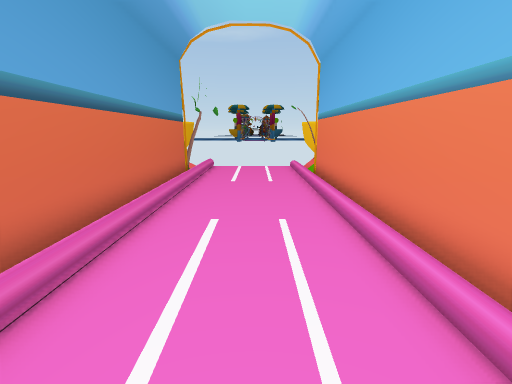
View 1 (above)

12 first-person views from a walk through a scene from a Unity 3-D project. The camera is 1.2 m above the floor, tilts 12° down and sees 85° across. The floor is counted in squares, 0.5 m on a side. Each view is taken from the middle of a square. On the plan, view 1 faces up. The plan holds only what a view shows up to about 18 squares ahead; the rest is blank. The place goes on beyond the plan. Some surface patterns are stand-ins.

View 2
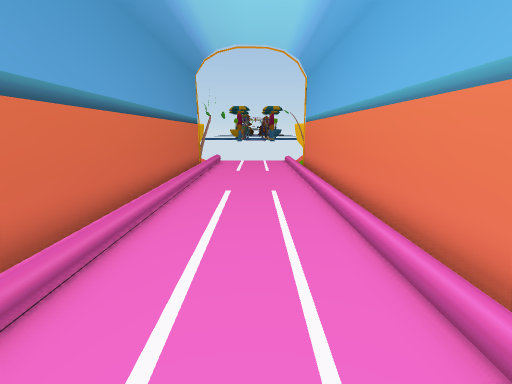

View 3
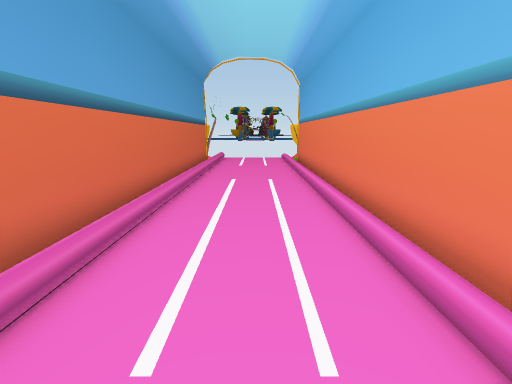

View 4
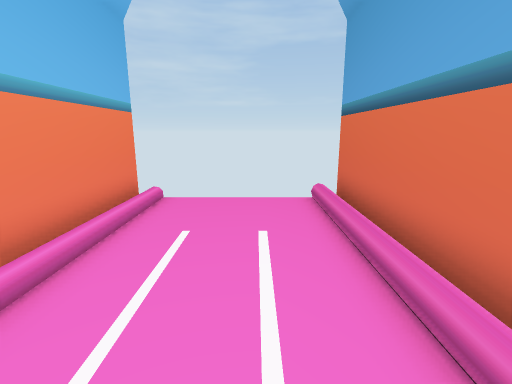

View 5
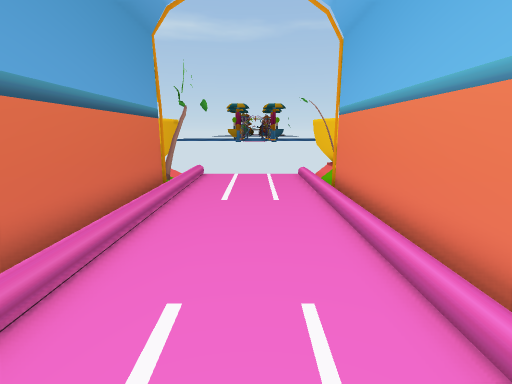

View 6
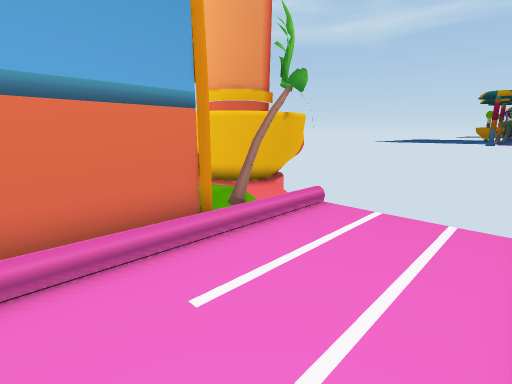

View 7
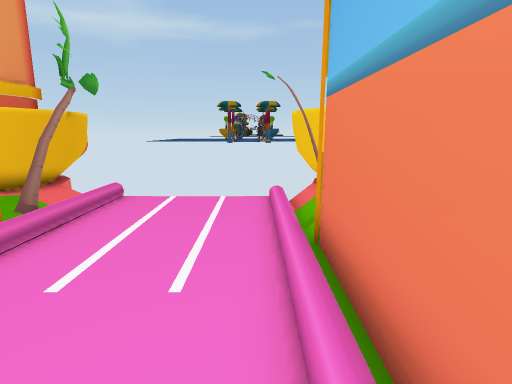

View 8
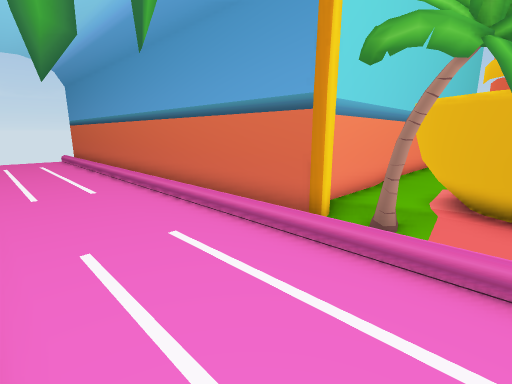

View 9
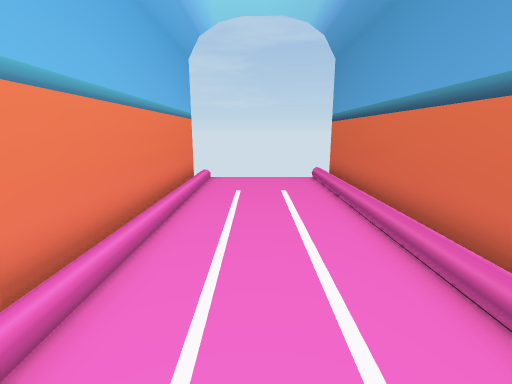

View 10
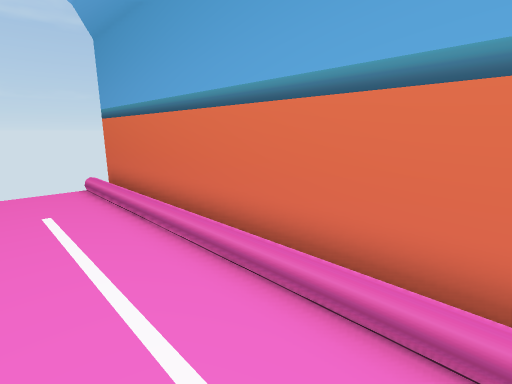

View 11
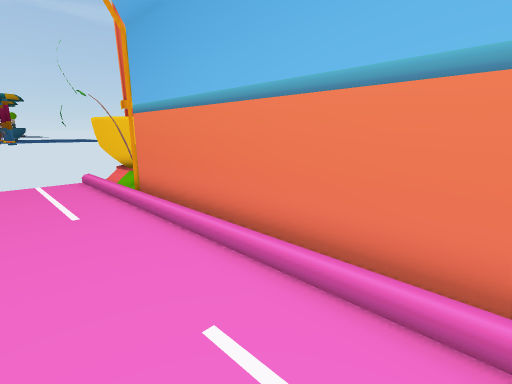

View 12
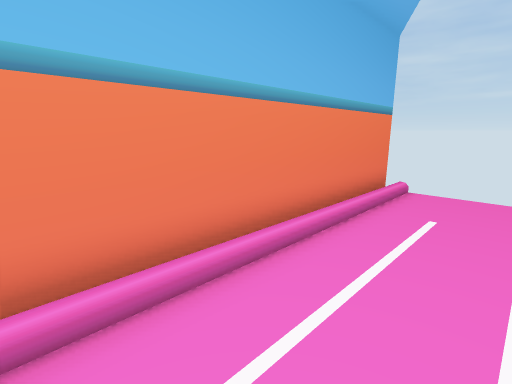

### Floor plan
Key: @ floor where view 1 was taken; # wall or solid block; . floor; / step, stairs or slope; O other object.
Columns run from 7 left of view 1 to 3 right of it. Each row starts with its distance up from view 1.
 21           #
 20    ##.....#
 19   ###....##
 18 ####/ ..#.#
 17 #OO//.....#
 16 ####/.....#
 15    #/.....#
 14    #/.....#
 13    #/.....#
 12    #/.....#
 11    #/.....#
 10    #/.....#
  9    #/.....#
  8    #/.....#
  7    #/.....#
  6    #/.....#
  5    #/.....#
  4    #/.....#
  3    #/.....#
  2    #/.....#
  1    #/.....#
  0    #/..@..#
 -1    #/.....#
 -2    #/.....#
 -3    #/.....#
 -4    #/.....#
 -5    #/.....#
 -6    #/.....#
 -7    #/.....#
 -8    #/.....#

Where each view was taken, in squares from view 1:
view 1: 0 up, 0 right, facing up
view 2: 4 down, 0 right, facing up
view 3: 7 down, 0 right, facing up
view 4: 2 up, 1 left, facing down
view 5: 4 up, 0 right, facing up
view 6: 12 up, 2 right, facing up-left
view 7: 10 up, 2 right, facing up
view 8: 20 up, 2 right, facing down-left
view 9: 7 up, 0 right, facing down
view 10: 5 up, 0 right, facing down-left
view 11: 5 up, 1 left, facing up-right
view 12: 4 up, 1 left, facing down-right
